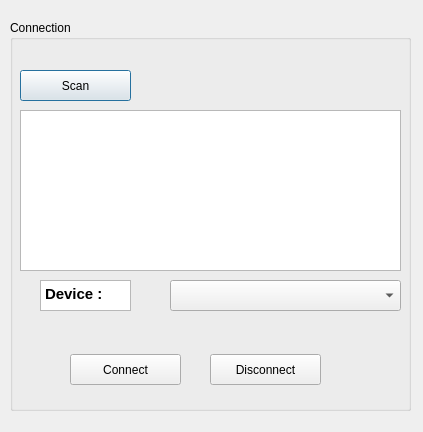
<?xml version="1.0" encoding="UTF-8"?>
<ui version="4.0">
 <class>ConnectDialog</class>
 <widget class="QDialog" name="ConnectDialog">
  <property name="geometry">
   <rect>
    <x>0</x>
    <y>0</y>
    <width>423</width>
    <height>432</height>
   </rect>
  </property>
  <property name="windowTitle">
   <string>Dialog</string>
  </property>
  <widget class="QGroupBox" name="connectionBox">
   <property name="geometry">
    <rect>
     <x>10</x>
     <y>20</y>
     <width>401</width>
     <height>391</height>
    </rect>
   </property>
   <property name="title">
    <string>Connection</string>
   </property>
   <widget class="QPushButton" name="scanButton">
    <property name="geometry">
     <rect>
      <x>10</x>
      <y>50</y>
      <width>111</width>
      <height>31</height>
     </rect>
    </property>
    <property name="text">
     <string>Scan</string>
    </property>
   </widget>
   <widget class="QPushButton" name="connectButton">
    <property name="geometry">
     <rect>
      <x>60</x>
      <y>334</y>
      <width>111</width>
      <height>31</height>
     </rect>
    </property>
    <property name="text">
     <string>Connect</string>
    </property>
   </widget>
   <widget class="QPushButton" name="disconnectButton">
    <property name="geometry">
     <rect>
      <x>200</x>
      <y>334</y>
      <width>111</width>
      <height>31</height>
     </rect>
    </property>
    <property name="text">
     <string>Disconnect</string>
    </property>
   </widget>
   <widget class="QTextBrowser" name="textBrowser_2">
    <property name="geometry">
     <rect>
      <x>30</x>
      <y>260</y>
      <width>91</width>
      <height>31</height>
     </rect>
    </property>
    <property name="html">
     <string>&lt;!DOCTYPE HTML PUBLIC &quot;-//W3C//DTD HTML 4.0//EN&quot; &quot;http://www.w3.org/TR/REC-html40/strict.dtd&quot;&gt;
&lt;html&gt;&lt;head&gt;&lt;meta name=&quot;qrichtext&quot; content=&quot;1&quot; /&gt;&lt;style type=&quot;text/css&quot;&gt;
p, li { white-space: pre-wrap; }
&lt;/style&gt;&lt;/head&gt;&lt;body style=&quot; font-family:'Ubuntu'; font-size:11pt; font-weight:400; font-style:normal;&quot;&gt;
&lt;p style=&quot; margin-top:0px; margin-bottom:0px; margin-left:0px; margin-right:0px; -qt-block-indent:0; text-indent:0px;&quot;&gt;&lt;span style=&quot; font-weight:600;&quot;&gt;Device : &lt;/span&gt;&lt;/p&gt;&lt;/body&gt;&lt;/html&gt;</string>
    </property>
   </widget>
   <widget class="QComboBox" name="comboBoxDevices">
    <property name="geometry">
     <rect>
      <x>160</x>
      <y>260</y>
      <width>231</width>
      <height>31</height>
     </rect>
    </property>
   </widget>
   <widget class="QTextEdit" name="textEdit">
    <property name="geometry">
     <rect>
      <x>10</x>
      <y>90</y>
      <width>381</width>
      <height>161</height>
     </rect>
    </property>
   </widget>
  </widget>
 </widget>
 <resources/>
 <connections/>
</ui>
